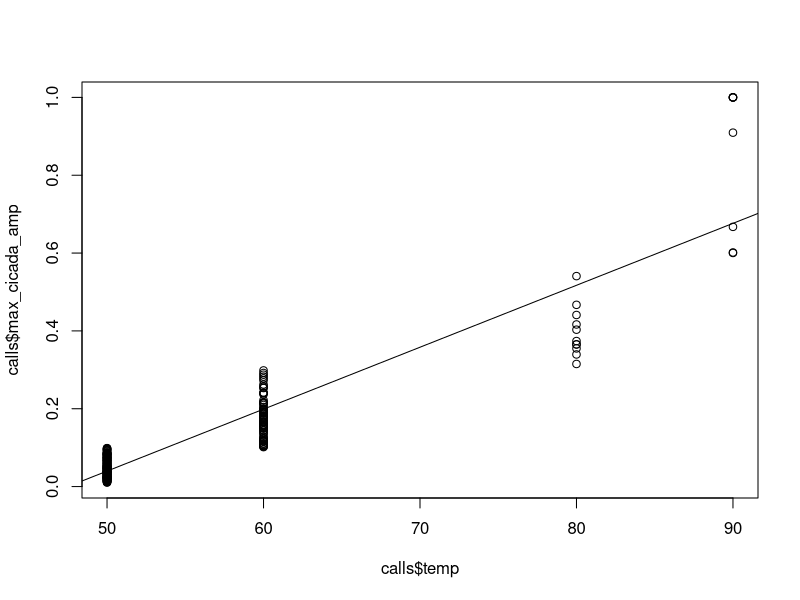

Source code (R):
#generate fake temperature data and run a linear model with it.

library(dplyr)
library(stringr)

calls <- read.csv("data/cicada_output.csv") %>%
  mutate(temp = case_when(
    max_cicada_amp < .1 ~ 50,
    max_cicada_amp < .3 ~ 60,
    max_cicada_amp < .6 ~ 80,
    TRUE ~ 90
  ))

#run a linear model, effect of temperature on amplitude
m1 <- lm(max_cicada_amp ~ temp, data = calls)

summary(m1)
r2 <- .88

plot(x = calls$temp, y = calls$max_cicada_amp)
abline(m1)

